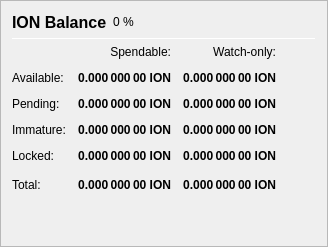
                   <widget class="QFrame" name="frame_Balances">
                    <property name="frameShape">
                     <enum>QFrame::StyledPanel</enum>
                    </property>
                    <property name="frameShadow">
                     <enum>QFrame::Raised</enum>
                    </property>
                    <layout class="QVBoxLayout" name="verticalLayout_4">
                     <item>
                      <layout class="QHBoxLayout" name="horizontalLayout_4">
                       <item>
                        <widget class="QLabel" name="label_5">
                         <property name="minimumSize">
                          <size>
                           <width>0</width>
                           <height>20</height>
                          </size>
                         </property>
                         <property name="font">
                          <font>
                           <pointsize>12</pointsize>
                           <weight>75</weight>
                           <bold>true</bold>
                          </font>
                         </property>
                         <property name="text">
                          <string>ION Balance</string>
                         </property>
                        </widget>
                       </item>
                       <item>
                        <widget class="QLabel" name="labelIONPercent">
                         <property name="text">
                          <string notr="true">0 %</string>
                         </property>
                        </widget>
                       </item>
                       <item>
                        <spacer name="horizontalSpacer_3">
                         <property name="orientation">
                          <enum>Qt::Horizontal</enum>
                         </property>
                         <property name="sizeHint" stdset="0">
                          <size>
                           <width>40</width>
                           <height>20</height>
                          </size>
                         </property>
                        </spacer>
                       </item>
                      </layout>
                     </item>
                     <item>
                      <widget class="Line" name="line_Balance">
                       <property name="minimumSize">
                        <size>
                         <width>0</width>
                         <height>1</height>
                        </size>
                       </property>
                       <property name="maximumSize">
                        <size>
                         <width>16777215</width>
                         <height>1</height>
                        </size>
                       </property>
                       <property name="orientation">
                        <enum>Qt::Horizontal</enum>
                       </property>
                      </widget>
                     </item>
                     <item>
                      <layout class="QGridLayout" name="gridLayout">
                       <property name="spacing">
                        <number>12</number>
                       </property>
                       <item row="0" column="1">
                        <widget class="QLabel" name="labelSpendable">
                         <property name="text">
                          <string>Spendable:</string>
                         </property>
                         <property name="alignment">
                          <set>Qt::AlignRight|Qt::AlignTrailing|Qt::AlignVCenter</set>
                         </property>
                        </widget>
                       </item>
                       <item row="0" column="2">
                        <widget class="QLabel" name="labelWatchonly">
                         <property name="text">
                          <string>Watch-only:</string>
                         </property>
                         <property name="alignment">
                          <set>Qt::AlignRight|Qt::AlignTrailing|Qt::AlignVCenter</set>
                         </property>
                        </widget>
                       </item>
                       <item row="1" column="0">
                        <widget class="QLabel" name="labelBalanceText">
                         <property name="text">
                          <string>Available:</string>
                         </property>
                        </widget>
                       </item>
                       <item row="1" column="1">
                        <widget class="QLabel" name="labelBalance">
                         <property name="font">
                          <font>
                           <weight>75</weight>
                           <bold>true</bold>
                          </font>
                         </property>
                         <property name="cursor">
                          <cursorShape>IBeamCursor</cursorShape>
                         </property>
                         <property name="toolTip">
                          <string>Your current spendable balance</string>
                         </property>
                         <property name="text">
                          <string notr="true">0.000 000 00 ION</string>
                         </property>
                         <property name="alignment">
                          <set>Qt::AlignRight|Qt::AlignTrailing|Qt::AlignVCenter</set>
                         </property>
                         <property name="textInteractionFlags">
                          <set>Qt::LinksAccessibleByMouse|Qt::TextSelectableByKeyboard|Qt::TextSelectableByMouse</set>
                         </property>
                        </widget>
                       </item>
                       <item row="1" column="2">
                        <widget class="QLabel" name="labelWatchAvailable">
                         <property name="font">
                          <font>
                           <weight>75</weight>
                           <bold>true</bold>
                          </font>
                         </property>
                         <property name="cursor">
                          <cursorShape>IBeamCursor</cursorShape>
                         </property>
                         <property name="toolTip">
                          <string>Your current balance in watch-only addresses</string>
                         </property>
                         <property name="text">
                          <string notr="true">0.000 000 00 ION</string>
                         </property>
                         <property name="alignment">
                          <set>Qt::AlignRight|Qt::AlignTrailing|Qt::AlignVCenter</set>
                         </property>
                         <property name="textInteractionFlags">
                          <set>Qt::LinksAccessibleByMouse|Qt::TextSelectableByKeyboard|Qt::TextSelectableByMouse</set>
                         </property>
                        </widget>
                       </item>
                       <item row="2" column="0">
                        <widget class="QLabel" name="labelPendingText">
                         <property name="text">
                          <string>Pending:</string>
                         </property>
                        </widget>
                       </item>
                       <item row="2" column="1">
                        <widget class="QLabel" name="labelUnconfirmed">
                         <property name="font">
                          <font>
                           <weight>75</weight>
                           <bold>true</bold>
                          </font>
                         </property>
                         <property name="cursor">
                          <cursorShape>IBeamCursor</cursorShape>
                         </property>
                         <property name="toolTip">
                          <string>Total of transactions that have yet to be confirmed, and do not yet count toward the spendable balance</string>
                         </property>
                         <property name="text">
                          <string notr="true">0.000 000 00 ION</string>
                         </property>
                         <property name="alignment">
                          <set>Qt::AlignRight|Qt::AlignTrailing|Qt::AlignVCenter</set>
                         </property>
                         <property name="textInteractionFlags">
                          <set>Qt::LinksAccessibleByMouse|Qt::TextSelectableByKeyboard|Qt::TextSelectableByMouse</set>
                         </property>
                        </widget>
                       </item>
                       <item row="2" column="2">
                        <widget class="QLabel" name="labelWatchPending">
                         <property name="font">
                          <font>
                           <weight>75</weight>
                           <bold>true</bold>
                          </font>
                         </property>
                         <property name="cursor">
                          <cursorShape>IBeamCursor</cursorShape>
                         </property>
                         <property name="toolTip">
                          <string>Unconfirmed transactions to watch-only addresses</string>
                         </property>
                         <property name="text">
                          <string notr="true">0.000 000 00 ION</string>
                         </property>
                         <property name="alignment">
                          <set>Qt::AlignRight|Qt::AlignTrailing|Qt::AlignVCenter</set>
                         </property>
                         <property name="textInteractionFlags">
                          <set>Qt::LinksAccessibleByMouse|Qt::TextSelectableByKeyboard|Qt::TextSelectableByMouse</set>
                         </property>
                        </widget>
                       </item>
                       <item row="3" column="0">
                        <widget class="QLabel" name="labelImmatureText">
                         <property name="text">
                          <string>Immature:</string>
                         </property>
                        </widget>
                       </item>
                       <item row="3" column="1">
                        <widget class="QLabel" name="labelImmature">
                         <property name="font">
                          <font>
                           <weight>75</weight>
                           <bold>true</bold>
                          </font>
                         </property>
                         <property name="cursor">
                          <cursorShape>IBeamCursor</cursorShape>
                         </property>
                         <property name="toolTip">
                          <string>Staked or masternode rewards that has not yet matured</string>
                         </property>
                         <property name="text">
                          <string notr="true">0.000 000 00 ION</string>
                         </property>
                         <property name="alignment">
                          <set>Qt::AlignRight|Qt::AlignTrailing|Qt::AlignVCenter</set>
                         </property>
                         <property name="textInteractionFlags">
                          <set>Qt::LinksAccessibleByMouse|Qt::TextSelectableByKeyboard|Qt::TextSelectableByMouse</set>
                         </property>
                        </widget>
                       </item>
                       <item row="3" column="2">
                        <widget class="QLabel" name="labelWatchImmature">
                         <property name="font">
                          <font>
                           <weight>75</weight>
                           <bold>true</bold>
                          </font>
                         </property>
                         <property name="cursor">
                          <cursorShape>IBeamCursor</cursorShape>
                         </property>
                         <property name="toolTip">
                          <string>Staked or masternode rewards in watch-only addresses that has not yet matured</string>
                         </property>
                         <property name="text">
                          <string notr="true">0.000 000 00 ION</string>
                         </property>
                         <property name="alignment">
                          <set>Qt::AlignRight|Qt::AlignTrailing|Qt::AlignVCenter</set>
                         </property>
                         <property name="textInteractionFlags">
                          <set>Qt::LinksAccessibleByMouse|Qt::TextSelectableByKeyboard|Qt::TextSelectableByMouse</set>
                         </property>
                        </widget>
                       </item>
                       <item row="4" column="0">
                        <widget class="QLabel" name="labelLockedBalanceText">
                         <property name="toolTip">
                          <string>Locked Ion or Masternode collaterals. These are excluded from xION minting.</string>
                         </property>
                         <property name="text">
                          <string>Locked:</string>
                         </property>
                        </widget>
                       </item>
                       <item row="4" column="1">
                        <widget class="QLabel" name="labelLockedBalance">
                         <property name="font">
                          <font>
                           <weight>75</weight>
                           <bold>true</bold>
                          </font>
                         </property>
                         <property name="cursor">
                          <cursorShape>IBeamCursor</cursorShape>
                         </property>
                         <property name="toolTip">
                          <string>Locked Ion or Masternode collaterals. These are excluded from xION minting.</string>
                         </property>
                         <property name="text">
                          <string notr="true">0.000 000 00 ION</string>
                         </property>
                         <property name="alignment">
                          <set>Qt::AlignRight|Qt::AlignTrailing|Qt::AlignVCenter</set>
                         </property>
                         <property name="textInteractionFlags">
                          <set>Qt::LinksAccessibleByMouse|Qt::TextSelectableByKeyboard|Qt::TextSelectableByMouse</set>
                         </property>
                        </widget>
                       </item>
                       <item row="4" column="2">
                        <widget class="QLabel" name="labelWatchLocked">
                         <property name="font">
                          <font>
                           <weight>75</weight>
                           <bold>true</bold>
                          </font>
                         </property>
                         <property name="cursor">
                          <cursorShape>IBeamCursor</cursorShape>
                         </property>
                         <property name="toolTip">
                          <string>Current locked balance in watch-only addresses</string>
                         </property>
                         <property name="text">
                          <string notr="true">0.000 000 00 ION</string>
                         </property>
                         <property name="alignment">
                          <set>Qt::AlignRight|Qt::AlignTrailing|Qt::AlignVCenter</set>
                         </property>
                         <property name="textInteractionFlags">
                          <set>Qt::LinksAccessibleByMouse|Qt::TextSelectableByKeyboard|Qt::TextSelectableByMouse</set>
                         </property>
                        </widget>
                       </item>
                       <item row="5" column="0">
                        <widget class="QLabel" name="labelTotalText">
                         <property name="toolTip">
                          <string>Your current ION balance, unconfirmed and immature transactions included</string>
                         </property>
                         <property name="text">
                          <string>Total:</string>
                         </property>
                        </widget>
                       </item>
                       <item row="5" column="1">
                        <widget class="QLabel" name="labelTotal">
                         <property name="font">
                          <font>
                           <weight>75</weight>
                           <bold>true</bold>
                          </font>
                         </property>
                         <property name="cursor">
                          <cursorShape>IBeamCursor</cursorShape>
                         </property>
                         <property name="toolTip">
                          <string>Your current ION balance, unconfirmed and immature transactions included</string>
                         </property>
                         <property name="text">
                          <string notr="true">0.000 000 00 ION</string>
                         </property>
                         <property name="alignment">
                          <set>Qt::AlignRight|Qt::AlignTrailing|Qt::AlignVCenter</set>
                         </property>
                         <property name="textInteractionFlags">
                          <set>Qt::LinksAccessibleByMouse|Qt::TextSelectableByKeyboard|Qt::TextSelectableByMouse</set>
                         </property>
                        </widget>
                       </item>
                       <item row="5" column="2">
                        <widget class="QLabel" name="labelWatchTotal">
                         <property name="font">
                          <font>
                           <weight>75</weight>
                           <bold>true</bold>
                          </font>
                         </property>
                         <property name="cursor">
                          <cursorShape>IBeamCursor</cursorShape>
                         </property>
                         <property name="toolTip">
                          <string>Current total balance in watch-only addresses</string>
                         </property>
                         <property name="text">
                          <string notr="true">0.000 000 00 ION</string>
                         </property>
                         <property name="alignment">
                          <set>Qt::AlignRight|Qt::AlignTrailing|Qt::AlignVCenter</set>
                         </property>
                         <property name="textInteractionFlags">
                          <set>Qt::LinksAccessibleByMouse|Qt::TextSelectableByKeyboard|Qt::TextSelectableByMouse</set>
                         </property>
                        </widget>
                       </item>
                       <item row="5" column="3">
                        <spacer name="horizontalSpacer_9">
                         <property name="orientation">
                          <enum>Qt::Horizontal</enum>
                         </property>
                         <property name="sizeHint" stdset="0">
                          <size>
                           <width>40</width>
                           <height>20</height>
                          </size>
                         </property>
                        </spacer>
                       </item>
                      </layout>
                     </item>
                     <item>
                      <spacer name="verticalSpacer_3">
                       <property name="orientation">
                        <enum>Qt::Vertical</enum>
                       </property>
                       <property name="sizeHint" stdset="0">
                        <size>
                         <width>20</width>
                         <height>40</height>
                        </size>
                       </property>
                      </spacer>
                     </item>
                    </layout>
                   </widget>
